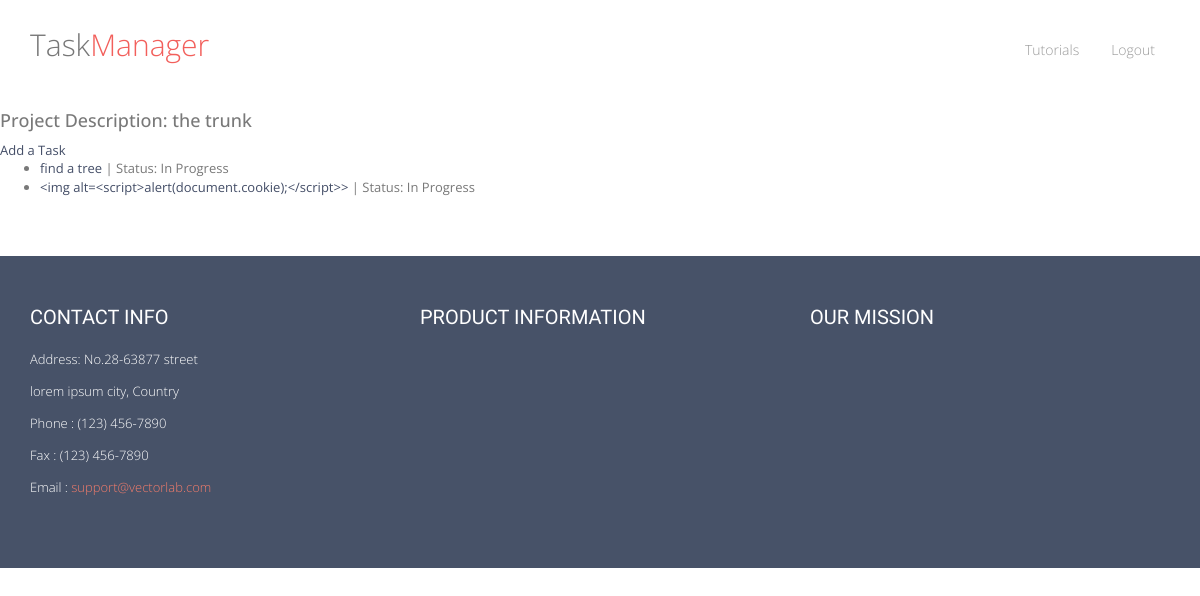
The page /taskManager/4/ (signed in) on the database its author committed.
### taskManager/models.py (models this page shows, shortened)
class Project(models.Model):
	project_title = models.CharField(max_length = 50, default = 'Default')
	project_text = models.CharField(max_length = 500)
	start_date = models.DateTimeField('date started')
	users_assinged = models.ManyToManyField(User)

class Task(models.Model):
	assoc_project = models.ForeignKey(Project, default=1)
	task_text = models.CharField(max_length = 200)
	pub_date = models.DateTimeField('date created')
	completed = models.NullBooleanField(default = False)
	users_assinged = models.ManyToManyField(User)

### taskManager/views.py (the view)
# urls.py: url(r'^(?P<project_id>\d+)/$', views.proj_details, name = 'proj_details'),
def proj_details(request, project_id):
    proj = Project.objects.get(pk = project_id)
    logged_in = True
    admin_level = False
    if request.user.groups.filter(name='admin_g').exists():
        admin_level = True
    assigned_to = False
    if proj.users_assinged.filter(username= request.user.username).exists():
        assigned_to = True
    elif admin_level == True:
        assigned_to = True
    if not request.user.is_authenticated():
        logged_in =False
    return render(request, 'taskManager/proj_details.html', {'proj':proj, 'assigned_to':assigned_to, 'logged_in':logged_in})

### taskManager/templates/taskManager/proj_details.html (shortened to what this page needs)
{% extends 'taskManager/base.html' %}
{% block content %}
{% if logged_in == True %}
{% if assigned_to == False%}
<h4>You have not been assigned to this project nor have the permissions necessary, therefore
you will not be able to see the project details</h4>
{% else %}
<h4>Project Description: {{proj.project_text}}</h4>
<a href = "{% url 'taskManager:new_task' proj.id %}"> Add a Task </a>
<ul>
{% for task in proj.task_set.all %}
    <li> <a href="{% url 'taskManager:detail' proj.project_title task.id%}">{{ task.task_text|truncatechars:60 }}</a> | Status:
    {% if task.completed == True %}
    	Complete
    {% else %}
    	In Progress
    {% endif %}
    </li>
{% endfor %}
</ul>
{% endif %}
{% else %}
<h4> Please log in to see project details </h4>
<p><a href = "/taskManager/login/">Log in</a></p>
{% endif %}
{%  endblock %}

### taskManager/static/taskManager/css/style.css (style rules this page uses)
body { color: #797979; font-family: 'Open Sans', sans-serif; padding: 0px !important; margin: 0px !important; font-size:13px; }
a, a:hover, a:focus { text-decoration: none; outline: none; }
h1,h2,h3,h4,h5,h6 { font-family: 'Open Sans', sans-serif; }
a { color: #444e67; }

### rows shown on the page
Project: project_text "the trunk"
Task: task_text "find a tree", completed "In Progress"
Task: task_text "<img alt=<script>alert(document.cookie);</script>>", completed "In Progress"
